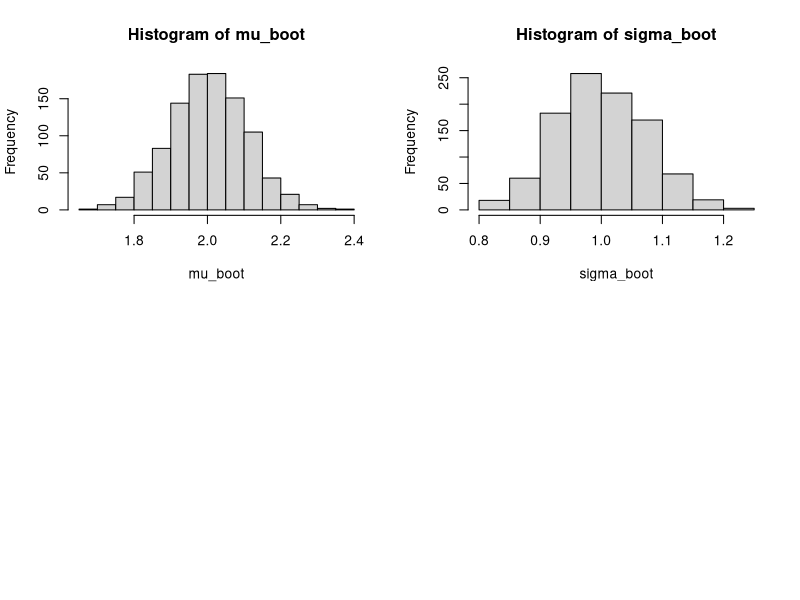

Source code (R):
mu = 2
sigma = 1

#X = rnorm(100,mu,sigma)
#mu_hat = mean(X)
#sigma_hat = sd(X)
mu_boot = replicate(1000,mean(rnorm(100,mu,sigma)))
sigma_boot = replicate(1000,sd(rnorm(100,mu,sigma)))

par(mfrow=c(2,2))
mean(mu_boot)
mean(sigma_boot)
hist(mu_boot)
hist(sigma_boot)
